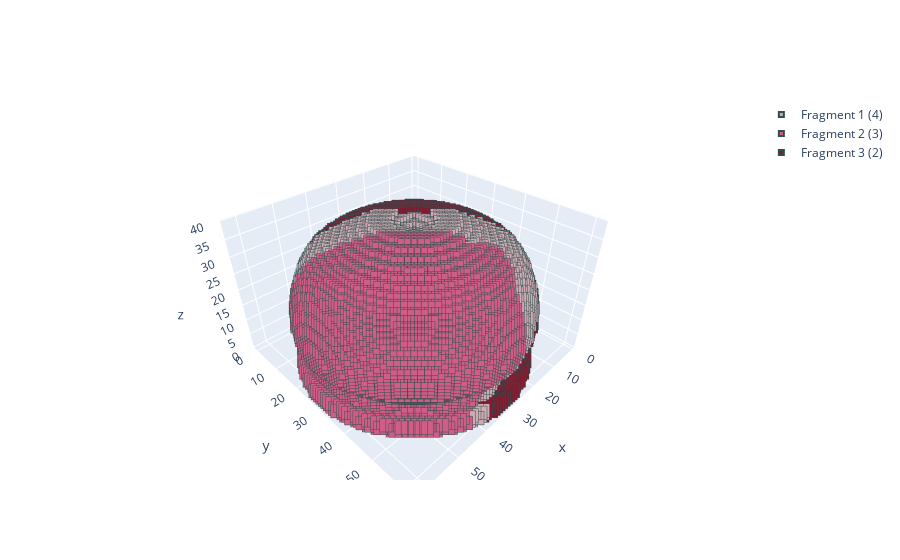

The notebook cell saved with this chart:
### Code cell
ut.plot_frag(vox_pottery)

### Figure 1 — Plotly figure (JSON) as saved in the notebook; plotly's stock layout.template omitted (floating-point values rounded to 4 significant figures; data arrays with more than 128 entries replaced by an {"elided": "..."} marker saying what was removed)
{"data": [{"marker": {"color": "#ceabb2", "line": {"color": "DarkSlateGrey", "width": 2}, "size": 5, "symbol": "square"}, "mode": "markers", "name": "Fragment 1 (4)", "type": "scatter3d", "x": {"elided": "3096 int values"}, "y": {"elided": "3096 int values"}, "z": {"elided": "3096 int values"}}, {"marker": {"color": "#d05d86", "line": {"color": "DarkSlateGrey", "width": 2}, "size": 5, "symbol": "square"}, "mode": "markers", "name": "Fragment 2 (3)", "type": "scatter3d", "x": {"elided": "8661 int values"}, "y": {"elided": "8661 int values"}, "z": {"elided": "8661 int values"}}, {"marker": {"color": "#7e1b2f", "line": {"color": "DarkSlateGrey", "width": 2}, "size": 5, "symbol": "square"}, "mode": "markers", "name": "Fragment 3 (2)", "type": "scatter3d", "x": {"elided": "9634 int values"}, "y": {"elided": "9634 int values"}, "z": {"elided": "9634 int values"}}], "layout": {}}
